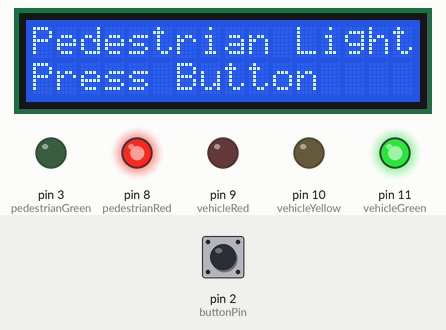
Simulated run of this sketch. Board: Arduino Uno, built with avr-gcc and run on an emulated ATmega328P. Shown: 16×2 character LCD, output pins drawn as LEDs (lit = HIGH). Inputs (shaded band) come from the test bench; at power-on: pin 2 (buttonPin) HIGH.

Above: at 1.2 s.
1.3 s: pin 2 (buttonPin) pulled LOW for 0.15 s
At 1.7 s:
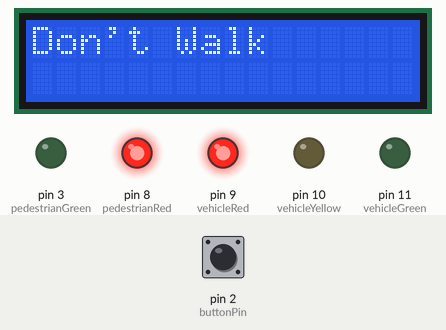
At 8.7 s:
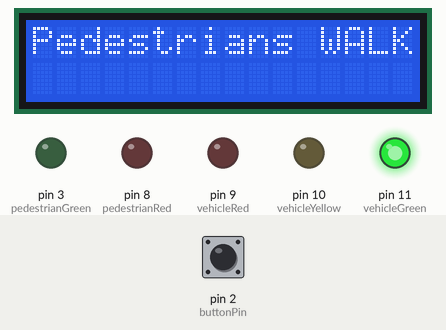
13.4 s: pin 2 (buttonPin) pulled LOW for 1 s
At 19.8 s:
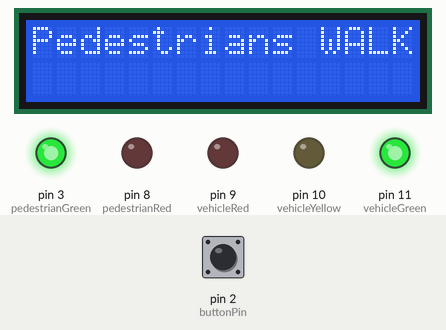
Timing chart, 0 to 21.3 s (numbered marks = the images above; inputs shaded):
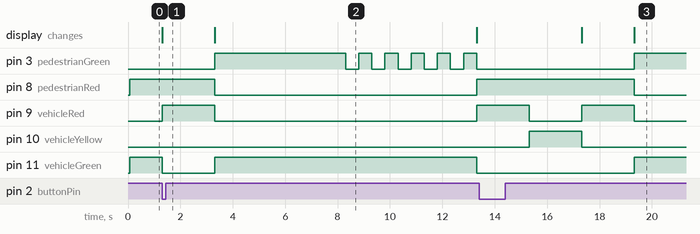

The sketch:

traffic_light_culminating1.ino
```cpp
// C++ code
//
#include <LiquidCrystal.h>

LiquidCrystal lcd(13, 12, 4, 5, 6, 7);

const int vehicleGreen = 11;
const int vehicleYellow = 10;
const int vehicleRed = 9;
const int pedestrianRed = 8;
const int pedestrianGreen = 3;

const int buttonPin = 2;

volatile bool buttonPressed = false;

void setup() {

  lcd.begin(16, 2);

  pinMode(vehicleGreen, OUTPUT);
  pinMode(vehicleYellow, OUTPUT);
  pinMode(vehicleRed, OUTPUT);
  pinMode(pedestrianRed, OUTPUT);
  pinMode(pedestrianGreen, OUTPUT);

  pinMode(buttonPin, INPUT_PULLUP);


  attachInterrupt(digitalPinToInterrupt(buttonPin), buttonISR, FALLING);

  resetLights();

  lcd.setCursor(0, 0);
  lcd.print("Pedestrian Lights");
  lcd.setCursor(0, 1);
  lcd.print("Press Button");
}

void loop() {
  if (buttonPressed) {
    buttonPressed = false;

    pedestrianWalkSequence();

    resetLights();
  }
}

void buttonISR() {
  buttonPressed = true;
}

void pedestrianWalkSequence() {
  digitalWrite(vehicleGreen, LOW);
  digitalWrite(vehicleYellow, LOW);
  digitalWrite(vehicleRed, HIGH);
  digitalWrite(pedestrianRed, HIGH);
  digitalWrite(pedestrianGreen, LOW);

  lcd.clear();
  lcd.setCursor(0, 0);
  lcd.print("Don\'t Walk");

  delay(2000);
  digitalWrite(vehicleRed, LOW);
  digitalWrite(vehicleGreen, HIGH);
  digitalWrite(pedestrianRed, LOW);
  digitalWrite(pedestrianGreen, HIGH);

  lcd.clear();
  lcd.setCursor(0, 0);
  lcd.print("Pedestrians WALK");

  delay(5000);

  for (int i = 0; i < 5; i++) {
    digitalWrite(pedestrianGreen, LOW);
    delay(500);
    digitalWrite(pedestrianGreen, HIGH);
    delay(500);
  }

  digitalWrite(pedestrianGreen, LOW);
  digitalWrite(pedestrianRed, HIGH);
  digitalWrite(vehicleGreen, LOW);
  digitalWrite(vehicleRed, HIGH);

  lcd.clear();
  lcd.setCursor(0, 0);
  lcd.print("Don\'t Walk");

  delay(2000);

  digitalWrite(vehicleRed, LOW);
  digitalWrite(vehicleYellow, HIGH);
  digitalWrite(pedestrianRed, HIGH);
  delay(2000);
  digitalWrite(vehicleYellow, LOW);

  digitalWrite(vehicleGreen, HIGH);
  digitalWrite(vehicleRed, LOW);
  digitalWrite(pedestrianRed, HIGH);
}

void resetLights() {
  digitalWrite(vehicleGreen, HIGH);
  digitalWrite(vehicleYellow, LOW);
  digitalWrite(vehicleRed, LOW);
  digitalWrite(pedestrianRed, HIGH);
  digitalWrite(pedestrianGreen, LOW);

  lcd.clear();
  lcd.setCursor(0, 0);
  lcd.print("Pedestrian Lights");
  lcd.setCursor(0, 1);
  lcd.print("Press Button");
}
```

Measured:
- after the input at 1.3 s, pin 3 (pedestrianGreen): LOW → HIGH after 2.0 s, then repeats every 1.0 s: LOW 0.50 s, HIGH 0.50 s; pin 8 (pedestrianRed): HIGH → LOW after 2.0 s, → HIGH 10.0 s later
- after the input at 13.4 s, pin 3 (pedestrianGreen): LOW → HIGH after 5.9 s; pin 8 (pedestrianRed): HIGH → LOW after 5.9 s; pin 11 (vehicleGreen): LOW → HIGH after 5.9 s instead of 3.9 s
